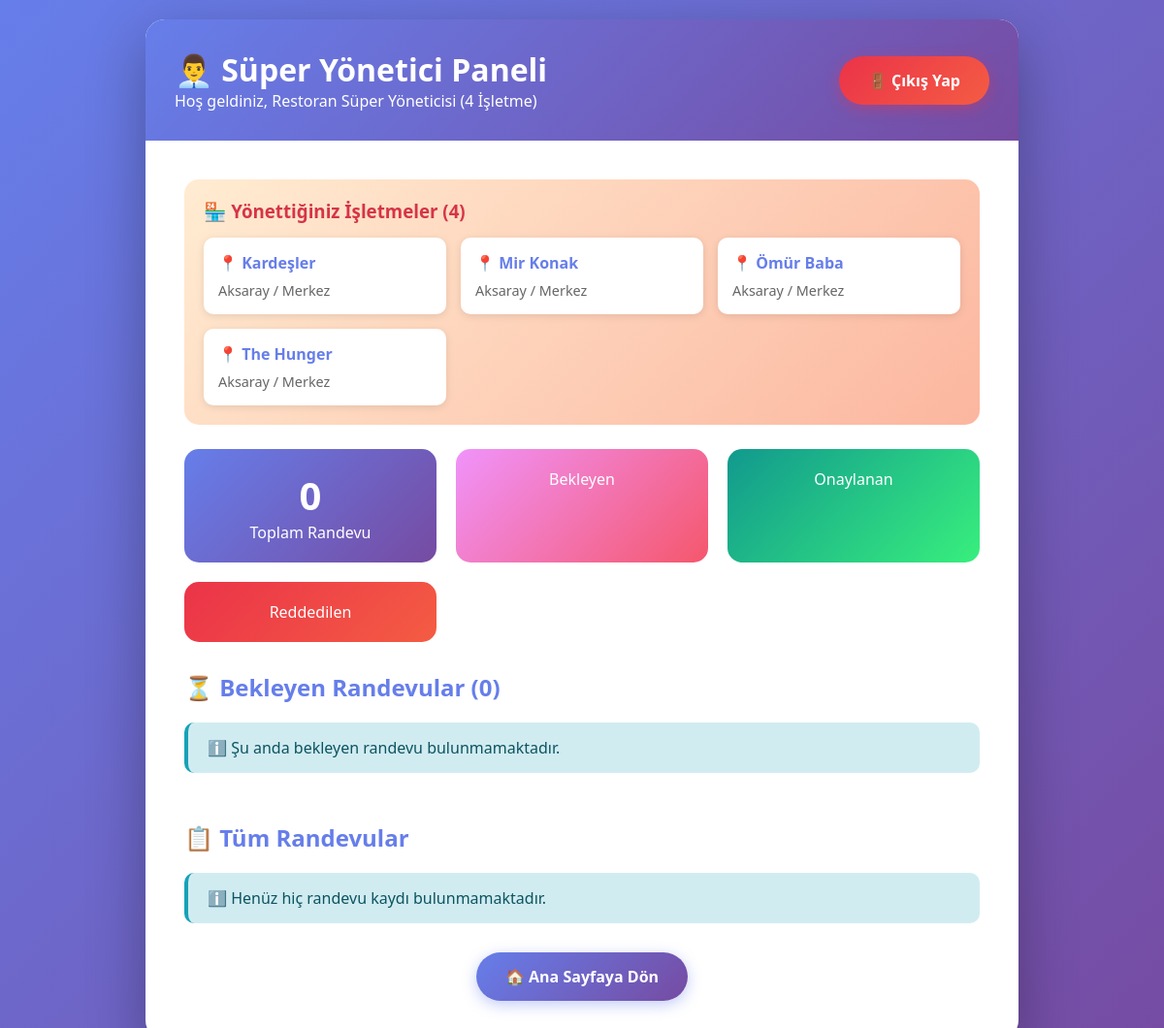
Screenshot of /panel/business_panel.php (signed in) with the database file from the repository.
### tables this page shows
CREATE TABLE ISLETMELER (
    ISLETMELERID INT AUTO_INCREMENT PRIMARY KEY,
    KULLANICILERID INT NOT NULL,
    KATAGORILERID INT NOT NULL,
    Isletme_adi VARCHAR(200) NOT NULL,
    Adresi TEXT NOT NULL,
    Il VARCHAR(50) NOT NULL DEFAULT 'Aksaray',
    Ilce VARCHAR(100) NOT NULL,
    Fiyat_araligi DECIMAL(10,2) DEFAULT 0.00,
    Open_time VARCHAR(100),
    Open_days VARCHAR(200),
    Kayit_tarihi TIMESTAMP DEFAULT CURRENT_TIMESTAMP,
    INDEX idx_kullanici (KULLANICILERID),
    INDEX idx_kategori (KATAGORILERID),
    INDEX idx_il (Il),
    INDEX idx_ilce (Ilce)
);

### panel/business_panel.php (the view, shortened to what this page needs)
<?php
require_once '../db.php';
$kullanici_id = $_SESSION['kullanici_id'];
$ad_soyad = $_SESSION['ad_soyad'];
try {
    $stmt_isletmeler = $pdo->prepare("
        SELECT ISLETMELERID, Isletme_adi, Il, Ilce
        FROM ISLETMELER
        WHERE KULLANICILERID = ?
        ORDER BY Isletme_adi
    ");
    $stmt_isletmeler->execute([$kullanici_id]);
    $yonetilen_isletmeler = $stmt_isletmeler->fetchAll();
    $stmt = $pdo->prepare("
        SELECT
            r.*,
            i.Isletme_adi,
            i.Il,
            i.Ilce,
            DATE_FORMAT(r.Randevu_gunu, '%d.%m.%Y') as Formatted_Gun,
            DATE_FORMAT(r.Randevu_saati, '%H:%i') as Formatted_Saat,
            DATE_FORMAT(r.Olusturma_tarihi, '%d.%m.%Y %H:%i') as Formatted_Olusturma
        FROM RANDEVULAR r
        INNER JOIN ISLETMELER i ON r.ISLETMELERID = i.ISLETMELERID
        WHERE i.KULLANICILERID = ? AND r.Durum = 'Beklemede'
        ORDER BY r.Randevu_gunu ASC, r.Randevu_saati ASC
    ");
    $stmt->execute([$kullanici_id]);
    $bekleyen_randevular = $stmt->fetchAll();
    $stmt = $pdo->prepare("
        SELECT
            r.*,
            i.Isletme_adi,
            i.Il,
            i.Ilce,
            DATE_FORMAT(r.Randevu_gunu, '%d.%m.%Y') as Formatted_Gun,
            DATE_FORMAT(r.Randevu_saati, '%H:%i') as Formatted_Saat,
            DATE_FORMAT(r.Olusturma_tarihi, '%d.%m.%Y %H:%i') as Formatted_Olusturma
        FROM RANDEVULAR r
        INNER JOIN ISLETMELER i ON r.ISLETMELERID = i.ISLETMELERID
        WHERE i.KULLANICILERID = ?
        ORDER BY r.Olusturma_tarihi DESC
        LIMIT 100
    ");
    $stmt->execute([$kullanici_id]);
    $tum_randevular = $stmt->fetchAll();
    $stmt = $pdo->prepare("
        SELECT
            COUNT(*) as toplam,
            SUM(CASE WHEN r.Durum = 'Beklemede' THEN 1 ELSE 0 END) as beklemede,
            SUM(CASE WHEN r.Durum = 'Onaylandı' THEN 1 ELSE 0 END) as onaylandi,
            SUM(CASE WHEN r.Durum = 'Reddedildi' THEN 1 ELSE 0 END) as reddedildi
        FROM RANDEVULAR r
        INNER JOIN ISLETMELER i ON r.ISLETMELERID = i.ISLETMELERID
        WHERE i.KULLANICILERID = ?
    ");
    $stmt->execute([$kullanici_id]);
    $stats = $stmt->fetch();
} catch (PDOException $e) {
    $yonetilen_isletmeler = [];
    $bekleyen_randevular = [];
    $tum_randevular = [];
    $stats = ['toplam' => 0, 'beklemede' => 0, 'onaylandi' => 0, 'reddedildi' => 0];
}
?>
<!DOCTYPE html>
<html lang="tr">
<head>
    <link rel="stylesheet" href="../css/style.css">
</head>
<body>
    <div class="container">
        <div class="panel-header">
            <div>
                <h2>👨‍💼 Süper Yönetici Paneli</h2>
                <p>Hoş geldiniz, <?= htmlspecialchars($ad_soyad) ?> (<?= count($yonetilen_isletmeler) ?> İşletme)</p>
            </div>
            <div>
                <a href="logout.php" class="btn btn-danger">🚪 Çıkış Yap</a>
            </div>
        </div>
        <div class="content">
            <?php if (count($yonetilen_isletmeler) > 0): ?>
                <div style="background: linear-gradient(135deg, #ffecd2 0%, #fcb69f 100%); padding: 20px; border-radius: 15px; margin-bottom: 25px;">
                    <h3 style="color: #d63447; margin-bottom: 15px;">🏪 Yönettiğiniz İşletmeler (<?= count($yonetilen_isletmeler) ?>)</h3>
                    <div style="display: grid; grid-template-columns: repeat(auto-fit, minmax(250px, 1fr)); gap: 15px;">
                        <?php foreach ($yonetilen_isletmeler as $isletme): ?>
                            <div style="background: white; padding: 15px; border-radius: 10px; box-shadow: 0 2px 8px rgba(0,0,0,0.1);">
                                <h4 style="color: #667eea; margin-bottom: 8px;">📍 <?= htmlspecialchars($isletme['Isletme_adi']) ?></h4>
                                <p style="color: #666; margin: 0; font-size: 0.9em;">
                                    <?= htmlspecialchars($isletme['Il']) ?> / <?= htmlspecialchars($isletme['Ilce']) ?>
                                </p>
                            </div>
                        <?php endforeach; ?>
                    </div>
                </div>
            <?php endif; ?>
            <div style="display: grid; grid-template-columns: repeat(auto-fit, minmax(200px, 1fr)); gap: 20px; margin-bottom: 30px;">
                <div style="background: linear-gradient(135deg, #667eea 0%, #764ba2 100%); padding: 20px; border-radius: 15px; color: white; text-align: center;">
                    <h3 style="font-size: 2.5em; margin: 0;"><?= $stats['toplam'] ?></h3>
                    <p>Toplam Randevu</p>
                </div>
                <div style="background: linear-gradient(135deg, #f093fb 0%, #f5576c 100%); padding: 20px; border-radius: 15px; color: white; text-align: center;">
                    <p>Bekleyen</p>
                </div>
                <div style="background: linear-gradient(135deg, #11998e 0%, #38ef7d 100%); padding: 20px; border-radius: 15px; color: white; text-align: center;">
                    <p>Onaylanan</p>
                </div>
                <div style="background: linear-gradient(135deg, #eb3349 0%, #f45c43 100%); padding: 20px; border-radius: 15px; color: white; text-align: center;">
                    <p>Reddedilen</p>
                </div>
            </div>
            <h2 style="color: #667eea; margin-bottom: 20px;">⏳ Bekleyen Randevular (<?= count($bekleyen_randevular) ?>)</h2>
            <?php if (count($bekleyen_randevular) > 0): ?>
                <div class="table-container">
                    <table>
                        <thead>
                            <tr>
                                <th>ID</th>
                                <th>İşletme</th>
                                <th>Müşteri</th>
                                <th>Telefon</th>
                                <th>Tarih</th>
                                <th>Saat</th>
                                <th>Açıklama</th>
                                <th>Oluşturulma</th>
                                <th>İşlemler</th>
                            </tr>
                        </thead>
                        <tbody>
                            <?php foreach ($bekleyen_randevular as $randevu): ?>
                                <tr>
                                    <td><strong>#<?= $randevu['RANDEVUID'] ?></strong></td>
                                    <td>
                                        <strong style="color: #667eea;">🏪 <?= htmlspecialchars($randevu['Isletme_adi']) ?></strong><br>
                                        <small style="color: #999;"><?= htmlspecialchars($randevu['Il']) ?> / <?= htmlspecialchars($randevu['Ilce']) ?></small>
                                    </td>
                                    <td><?= htmlspecialchars($randevu['Musteri_adi']) ?></td>
                                    <td><?= htmlspecialchars($randevu['Musteri_telefon']) ?></td>
                                    <td>📅 <?= $randevu['Formatted_Gun'] ?></td>
                                    <td>🕐 <?= $randevu['Formatted_Saat'] ?></td>
                                    <td><?= htmlspecialchars($randevu['Aciklama']) ?: '-' ?></td>
                                    <td><?= $randevu['Formatted_Olusturma'] ?></td>
                                    <td>
                                        <div class="action-buttons">
                                            <form method="POST" style="display: inline;">
                                                <input type="hidden" name="action" value="update_status">
                                                <input type="hidden" name="randevu_id" value="<?= $randevu['RANDEVUID'] ?>">
                                                <input type="hidden" name="yeni_durum" value="Onaylandı">
                                                <button type="submit" class="btn btn-success" onclick="return confirm('Bu randevuyu onaylamak istediğinizden emin misiniz?')">
                                                    ✅ Onayla
                                                </button>
                                            </form>
                                            <form method="POST" style="display: inline;">
                                                <input type="hidden" name="action" value="update_status">
                                                <input type="hidden" name="randevu_id" value="<?= $randevu['RANDEVUID'] ?>">
                                                <input type="hidden" name="yeni_durum" value="Reddedildi">
                                                <button type="submit" class="btn btn-danger" onclick="return confirm('Bu randevuyu reddetmek istediğinizden emin misiniz?')">
                                                    ❌ Reddet
                                                </button>
                                            </form>
                                        </div>
                                    </td>
                                </tr>
                            <?php endforeach; ?>
                        </tbody>
                    </table>
                </div>
            <?php else: ?>
                <div class="alert alert-info">
                    ℹ️ Şu anda bekleyen randevu bulunmamaktadır.
                </div>
            <?php endif; ?>
            <h2 style="color: #667eea; margin-top: 50px; margin-bottom: 20px;">📋 Tüm Randevular</h2>
            <?php if (count($tum_randevular) > 0): ?>
                <div class="table-container">
                    <table>
                        <thead>
                            <tr>
                                <th>ID</th>
                                <th>İşletme</th>
                                <th>Müşteri</th>
                                <th>Telefon</th>
                                <th>Tarih</th>
                                <th>Saat</th>
                                <th>Durum</th>
                                <th>Oluşturulma</th>
                            </tr>
                        </thead>
                        <tbody>
                            <?php foreach ($tum_randevular as $randevu): ?>
                                <tr>
                                    <td><strong>#<?= $randevu['RANDEVUID'] ?></strong></td>
                                    <td>
                                        <strong style="color: #667eea;">🏪 <?= htmlspecialchars($randevu['Isletme_adi']) ?></strong><br>
                                        <small style="color: #999;"><?= htmlspecialchars($randevu['Il']) ?> / <?= htmlspecialchars($randevu['Ilce']) ?></small>
                                    </td>
                                    <td><?= htmlspecialchars($randevu['Musteri_adi']) ?></td>
                                    <td><?= htmlspecialchars($randevu['Musteri_telefon']) ?></td>
                                    <td>📅 <?= $randevu['Formatted_Gun'] ?></td>
                                    <td>🕐 <?= $randevu['Formatted_Saat'] ?></td>
                                    <td>
                                        <span class="status-badge status-<?= strtolower(str_replace(['ı', 'ğ'], ['i', 'g'], $randevu['Durum'])) ?>">
                                            <?php
                                            $durum_icon = [
                                                'Beklemede' => '⏳',
                                                'Onaylandı' => '✅',
                                                'Reddedildi' => '❌'
                                            ];
                                            echo $durum_icon[$randevu['Durum']] . ' ' . $randevu['Durum'];
                                            ?>
                                        </span>
                                    </td>
                                    <td><?= $randevu['Formatted_Olusturma'] ?></td>
                                </tr>
                            <?php endforeach; ?>
                        </tbody>
                    </table>
                </div>
            <?php else: ?>
                <div class="alert alert-info">
                    ℹ️ Henüz hiç randevu kaydı bulunmamaktadır.
                </div>
            <?php endif; ?>
            <div style="text-align: center; margin-top: 30px;">
                <a href="../index.php" class="btn btn-primary">🏠 Ana Sayfaya Dön</a>
            </div>
        </div>
    </div>
</body>
</html>

### css/style.css (style rules this page uses)
* { margin: 0; padding: 0; box-sizing: border-box; }
body { font-family: 'Segoe UI', Tahoma, Geneva, Verdana, sans-serif; background: linear-gradient(135deg, #667eea 0%, #764ba2 100%); min-height: 100vh; padding: 20px; }
.container { max-width: 900px; margin: 0 auto; background: white; border-radius: 20px; box-shadow: 0 20px 60px rgba(0, 0, 0, 0.3); overflow: hidden; }
.content { padding: 40px; }
.btn { padding: 14px 30px; border: none; border-radius: 25px; font-size: 1em; font-weight: bold; cursor: pointer; transition: all 0.3s; text-align: center; display: inline-block; text-decoration: none; }
.btn-primary { background: linear-gradient(135deg, #667eea 0%, #764ba2 100%); color: white; box-shadow: 0 4px 15px rgba(102, 126, 234, 0.4); }
.btn-danger { background: linear-gradient(135deg, #eb3349 0%, #f45c43 100%); color: white; box-shadow: 0 4px 15px rgba(235, 51, 73, 0.4); }
.alert { padding: 15px 20px; border-radius: 10px; margin-bottom: 20px; animation: slideDown 0.4s ease; }
.alert-info { background: #d1ecf1; color: #0c5460; border-left: 4px solid #17a2b8; }
.panel-header { background: linear-gradient(135deg, #667eea 0%, #764ba2 100%); padding: 30px; color: white; display: flex; justify-content: space-between; align-items: center; }
.panel-header h2 { font-size: 2em; }

### rows the page displays
isletmeler: Isletme_adi "Kardeşler", Il "Aksaray", Ilce "Merkez"
isletmeler: Isletme_adi "Mir Konak", Il "Aksaray", Ilce "Merkez"
isletmeler: Isletme_adi "Ömür Baba", Il "Aksaray", Ilce "Merkez"
isletmeler: Isletme_adi "The Hunger", Il "Aksaray", Ilce "Merkez"

### other values shown
$ad_soyad "Restoran Süper Yöneticisi"
count($yonetilen_isletmeler) "4"
$stats['toplam'] "0"
count($bekleyen_randevular) "0"
